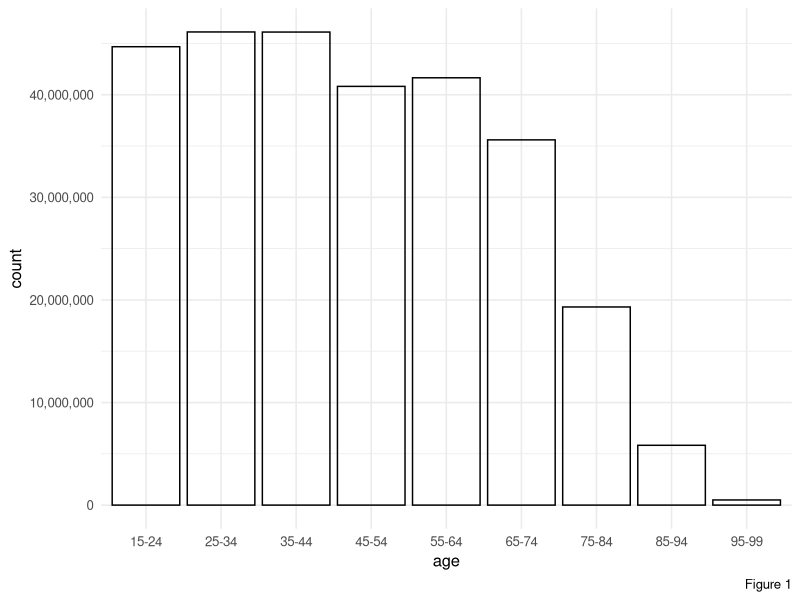
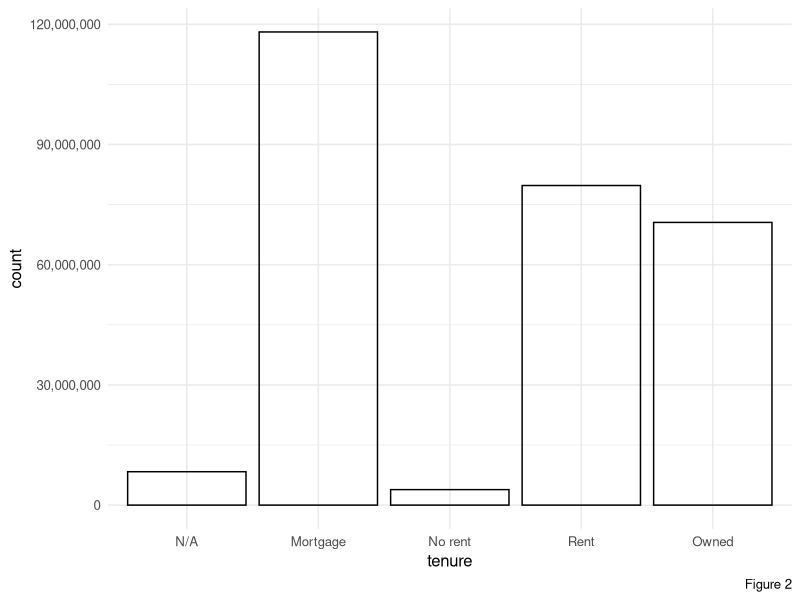
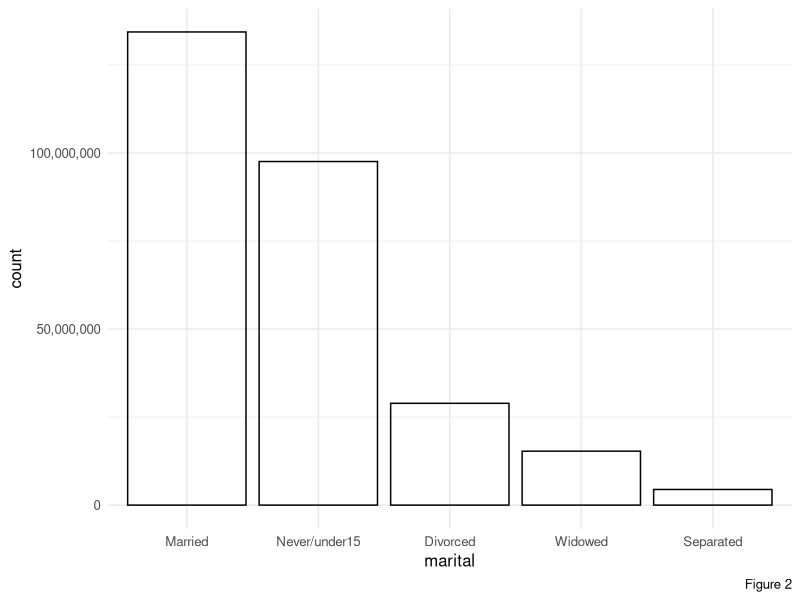
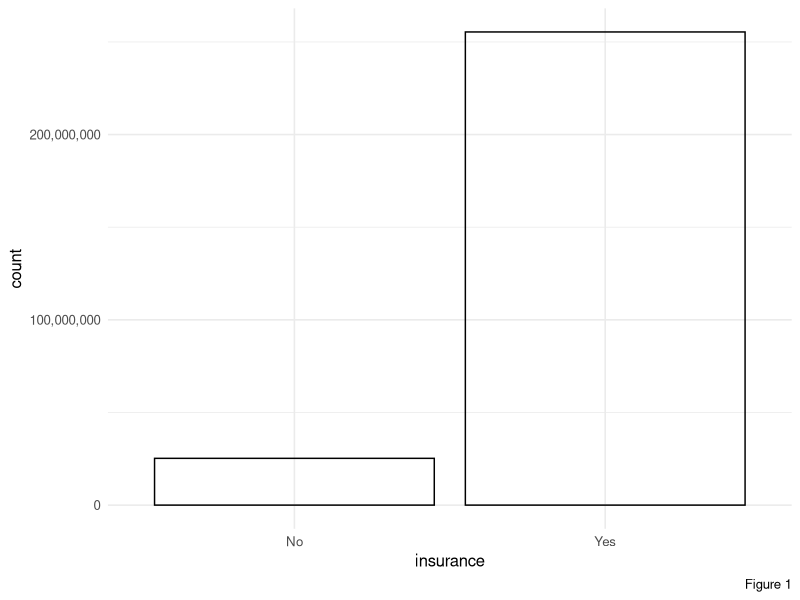
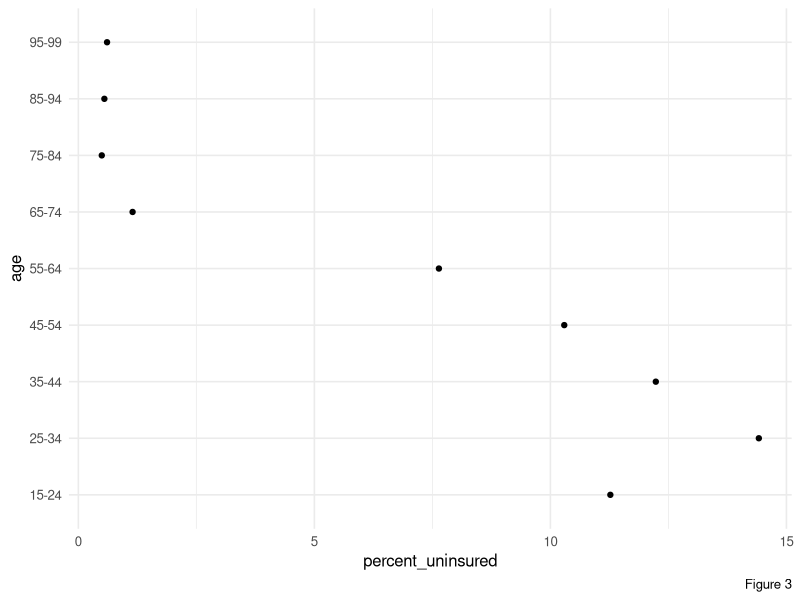
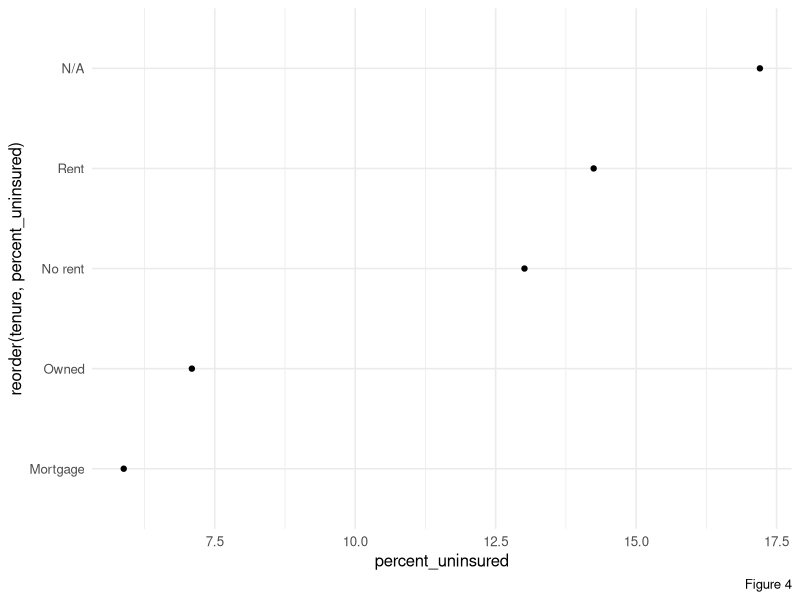
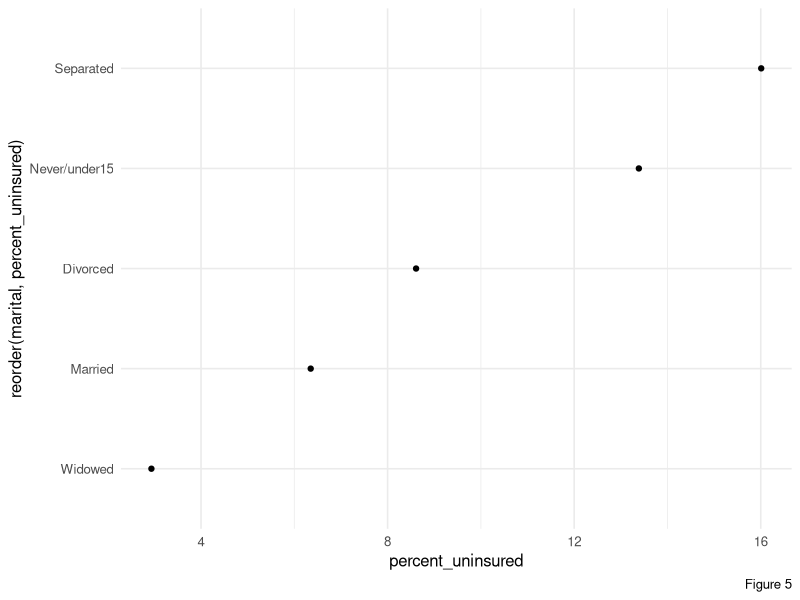
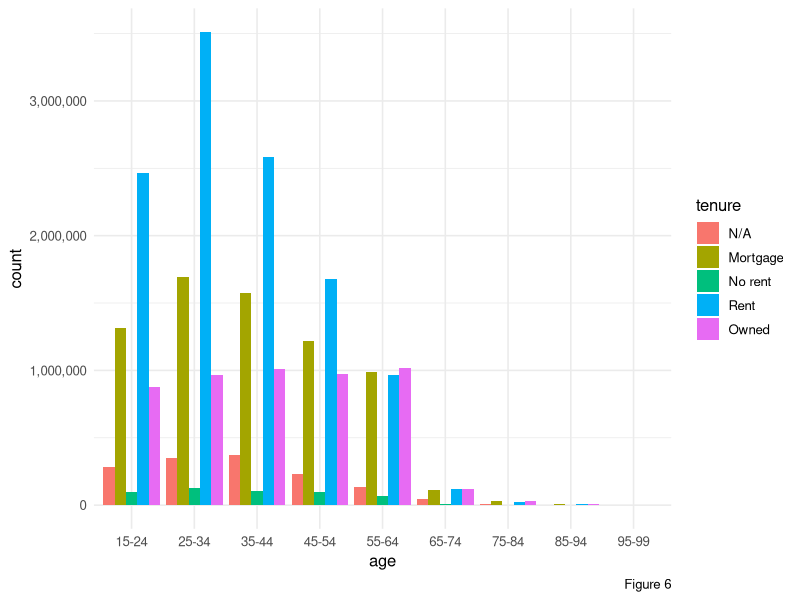

The R script that drew these images, in order:
## ---- chunk 1
# load packages
library(tidyverse) 
library(scales)
library(vcd)
library(ggalluvial)

df <- read_csv("census_data.csv", skip = 4, col_types = "ccn") |>
  rename(group = Group, age = `Recode for Age`, count = Count) |>
  fill(group) |>
  filter(!is.na(age), age != "Total") |>
  mutate(group = str_remove(group, "^-> ")) |>
  separate_wider_delim(group, delim = " -> ",
                       names = c("tenure", "insurance", "marital")) |>
  mutate(
    across(c(tenure, insurance, marital), str_squish),
    age = str_remove(age, "Between ") |> str_replace(" and ", "-"),
    across(c(tenure, insurance, marital, age), fct_inorder),
    tenure = fct_recode(tenure,
      "Mortgage" = "Owned with mortgage or loan (include home equity loans)",
      "Owned" = "Owned Free And Clear",
      "Rent" = "Rented",
      "No rent" = "Occupied without payment of rent",
      "N/A" = "N/A (GQ/vacant)"),
    insurance = fct_recode(insurance,
      "No" = "No health insurance coverage",
      "Yes" = "With health insurance coverage"),
    marital = fct_recode(marital,
      "Never/under15" = "Never married or under 15 years old")
  )
#head(df)
## ---- chunk 2
# COUNT OF AGE GROUPS
ggplot(df, aes(x = age, weight = count)) +
  geom_bar(fill = NA, color = "black") +
  scale_y_continuous(labels = scales::label_comma()) +
  theme_minimal(12) +
  labs(caption = "Figure 1")

# COUNT OF TENURE GROUPS
ggplot(df, aes(x = tenure, weight = count)) +
  geom_bar(fill = NA, color = "black") +
  scale_x_discrete(labels = label_wrap(10)) +
  scale_y_continuous(labels = scales::label_comma()) +
  theme_minimal(12) +
  labs(caption = "Figure 2")

# COUNT OF MARRIAGE GROUPS
ggplot(df, aes(x = marital, weight = count)) +
  geom_bar(fill = NA, color = "black") +
  scale_x_discrete(labels = label_wrap(10)) +
  scale_y_continuous(labels = scales::label_comma()) +
  theme_minimal(12) +
  labs(caption = "Figure 2")

# COUNT OF INSURANCE GROUPS
ggplot(df, aes(x = insurance, weight = count)) +
  geom_bar(fill = NA, color = "black") +
  scale_x_discrete(labels = label_wrap(10)) +
  scale_y_continuous(labels = scales::label_comma()) +
  theme_minimal(12) +
  labs(caption = "Figure 1")
## ---- chunk 3
# PERCENT UNINSURED BY AGE
uninsured_by_age <- df |> 
  group_by(age) |>
  summarize(percent_uninsured = 100 * 
              sum(count[insurance == "No"]) / 
              sum(count)
            )

ggplot(uninsured_by_age, aes(x = percent_uninsured, y = age)) +
  geom_point() +
  theme_minimal(12) +
  labs(caption = "Figure 3")
## ---- chunk 4
# PERCENT UNINSURED BY TENURE
uninsured_by_tenure <- df |> 
  group_by(tenure) |>
  summarize(percent_uninsured = 100 * 
              sum(count[insurance == "No"]) / 
              sum(count)
            )

  
ggplot(uninsured_by_tenure, aes(x = percent_uninsured, y = reorder(tenure, percent_uninsured))) +
  geom_point() +
  scale_y_discrete(labels = label_wrap(15)) +
  theme_minimal(12) +
  labs(caption = "Figure 4")
## ---- chunk 5
# PERCENT UNINSURED BY MARITAL STATUS
uninsured_by_marital <- df |> 
  group_by(marital) |>
  summarize(percent_uninsured = 100 * 
              sum(count[insurance == "No"]) / 
              sum(count)
            )
  
ggplot(uninsured_by_marital, aes(x = percent_uninsured, y = reorder(marital, percent_uninsured))) +
  geom_point() +
  scale_y_discrete(labels = label_wrap(10)) +
  theme_minimal(12) +
  labs(caption = "Figure 5")
## ---- chunk 6
# UNINSURED AGE X TENURE BREAKDOWN
uninsured <- df |>
  filter(insurance == "No")

ggplot(uninsured, aes(x = age, weight = count, fill = tenure)) +
  geom_bar(position = "dodge") +
  scale_y_continuous(labels = scales::label_comma()) +
  scale_fill_discrete(labels = scales::label_wrap(20)) +  
  theme_minimal(12) +
  labs(caption = "Figure 6")

# with faceting to show insured groups too 
ggplot(df, aes(x = age, weight = count, fill = tenure)) +
  geom_bar() +
  facet_wrap(~ insurance) +
  scale_x_discrete(guide = guide_axis(angle = 90)) +
  scale_y_continuous(labels = scales::label_comma()) +
  scale_fill_discrete(labels = scales::label_wrap(20)) + 
  theme_minimal(12) +
  labs(caption = "Figure 6")

## ---- chunk 7
# % UNINSURED AGE, BY TENURE
uninsured_by_tenure_age <- df |>
  group_by(tenure, age) |>
  summarise(percent_uninsured = 100 *
              sum(count[insurance == "No"]) / 
              sum(count),
              .groups = "drop"
            )

ggplot(uninsured_by_tenure_age, aes(x = percent_uninsured, y = age)) +
  geom_point() +
  facet_wrap(~ tenure) +
  theme_minimal(12) +
  labs(caption = "Figure 7")
## ---- chunk 8
# AGE X MARITAL HEATMAP
uninsured_by_marriage_age <- df |>
  group_by(marital, age) |>
  summarise(percent_uninsured = 100 *
              sum(count[insurance == "No"]) / 
              sum(count),
              .groups = "drop"
            )

ggplot(uninsured_by_marriage_age, aes(x = age, y = marital)) +
  geom_tile(aes(fill = percent_uninsured)) +
  scale_x_discrete(guide = guide_axis(angle = 90)) +
  scale_fill_viridis_c() + 
  theme_minimal(12) +
  labs(caption = "Figure 8")
## ---- chunk 9
# MOSAIC PLOT 
mymat <- xtabs(count ~ age + marital + tenure + insurance, data = df)

mosaic(~ tenure + age + insurance, data = mymat,
       direction = c("v", "v", "h"),
       highlighting = "insurance",
       highlighting_fill = c("firebrick", "grey90"),
       labeling = labeling_border(rot_labels = c(90, 0, 0, 0)),
       sub = "Figure 9")
